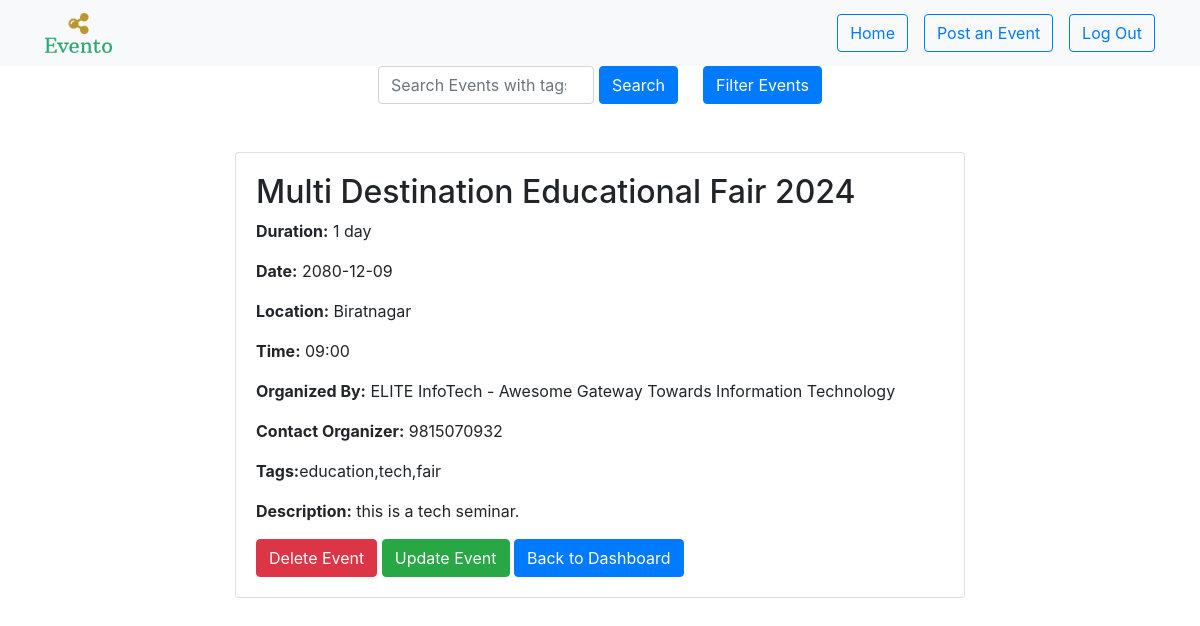
The page /event_details/2 on the database its author committed.
### app.py (models this page shows)
class Event(db.Model):
    id = db.Column(db.Integer, primary_key=True)
    eventname = db.Column(db.String(255), nullable=False)
    duration = db.Column(db.String(100), nullable=False)
    date = db.Column(db.String(100), nullable=False)
    location = db.Column(db.String(100), nullable=False)
    description = db.Column(db.String(1024), nullable=False)
    time = db.Column(db.String(100), nullable=False)
    organizer = db.Column(db.String(100), nullable=False)
    contactorganizer = db.Column(db.String(100), nullable=False)
    tags = db.Column(db.String(100), nullable=False)

### app.py (the view)
@app.route('/event_details/<int:event_id>')
def event_details(event_id):
    event = Event.query.get_or_404(event_id)
    return render_template('event_details.html', event=event)

### templates/event_details.html (shortened to what this page needs)
<!DOCTYPE html>
<html lang="en">
<head>
    <link rel="stylesheet" href="https://cdn.jsdelivr.net/npm/bootstrap@4.3.1/dist/css/bootstrap.min.css">
</head>
<body>
    <nav class="navbar navbar-expand-lg navbar-light bg-light">
        <div class="container">
            <a class="navbar-brand" href="{{url_for('dashboard')}}">
                <img src="/static/logo/png/logo-no-background.png" height="40px" width="auto">
            </a>
            <div class="collapse navbar-collapse justify-content-end" id="navbarNav">
                <ul class="navbar-nav">
                    <li class="nav-item mr-3">
                        <button class="btn btn-outline-primary"><a href="{{url_for('dashboard')}}">Home</a></button>
                    </li>
                    <li class="nav-item mr-3">
                        <button class="btn btn-outline-primary"><a href="{{url_for('post_event')}}">Post an Event</a></button>
                    <li class="nav-item">
                        <button class="btn btn-outline-primary"><a href="{{url_for('logout')}}">Log Out</a></button>
                    </li>
                </ul>
            </div>
        </div>
    </nav>
    <div style="display: flex; justify-content: center;">
        <div style="display: flex; justify-content: center;">
            <form action="{{ url_for('search') }}" method="POST">
                <div class="form-outline" data-mdb-input-init style="width: 300px; display: flex;">
                    <input id="search-focus" type="search" class="form-control" name="search_query" placeholder="Search Events with tags" style="flex: 1;">
                    <button type="submit" class="btn btn-primary" style="margin-left: 5px;">Search</button>
                </div>
            </form>
            <button style="margin-left: 25px;" class="btn btn-primary">
                <a href="{{ url_for('filter_events') }}" style="color: white; text-decoration: none;">Filter Events</a>
            </button>
        </div>
    </div>
    <div class="container mt-5">
        <div class="row justify-content-center">
            <div class="col-md-8">
                <div class="card">
                    <div class="card-body">
                        <h2>{{ event.eventname }}</h2>
                        <p><strong>Duration:</strong> {{ event.duration }}</p>
                        <p><strong>Date:</strong> {{ event.date }}</p>
                        <p><strong>Location:</strong> {{ event.location }}</p>
                        <p><strong>Time:</strong> {{ event.time }}</p>
                        <p><strong>Organized By:</strong> {{ event.organizer }}</p>
                        <p><strong>Contact Organizer:</strong> {{ event.contactorganizer }}</p>
                        <p><strong>Tags:</strong>{{event.tags}}</p>
                        <p><strong>Description:</strong> {{ event.description }}</p>
                        <form method="POST" action="{{ url_for('delete_event', event_id=event.id) }}" style="display: inline;">
                            <button type="submit" class="btn btn-danger">Delete Event</button>
                        </form>
                        <a href="{{ url_for('update_event_page', event_id=event.id) }}" class="btn btn-success">Update Event</a>
                        <a href="{{ url_for('dashboard') }}" class="btn btn-primary">Back to Dashboard</a>
                    </div>
                </div>
            </div>
        </div>
    </div>
</body>
</html>

### rows shown on the page
Event: eventname "Multi Destination Educational Fair 2024", duration "1 day", date "2080-12-09", location "Biratnagar", time "09:00", organizer "ELITE InfoTech - Awesome Gateway Towards Information Technology", contactorganizer "9815070932", tags "education,tech,fair", description "this is a tech seminar."
